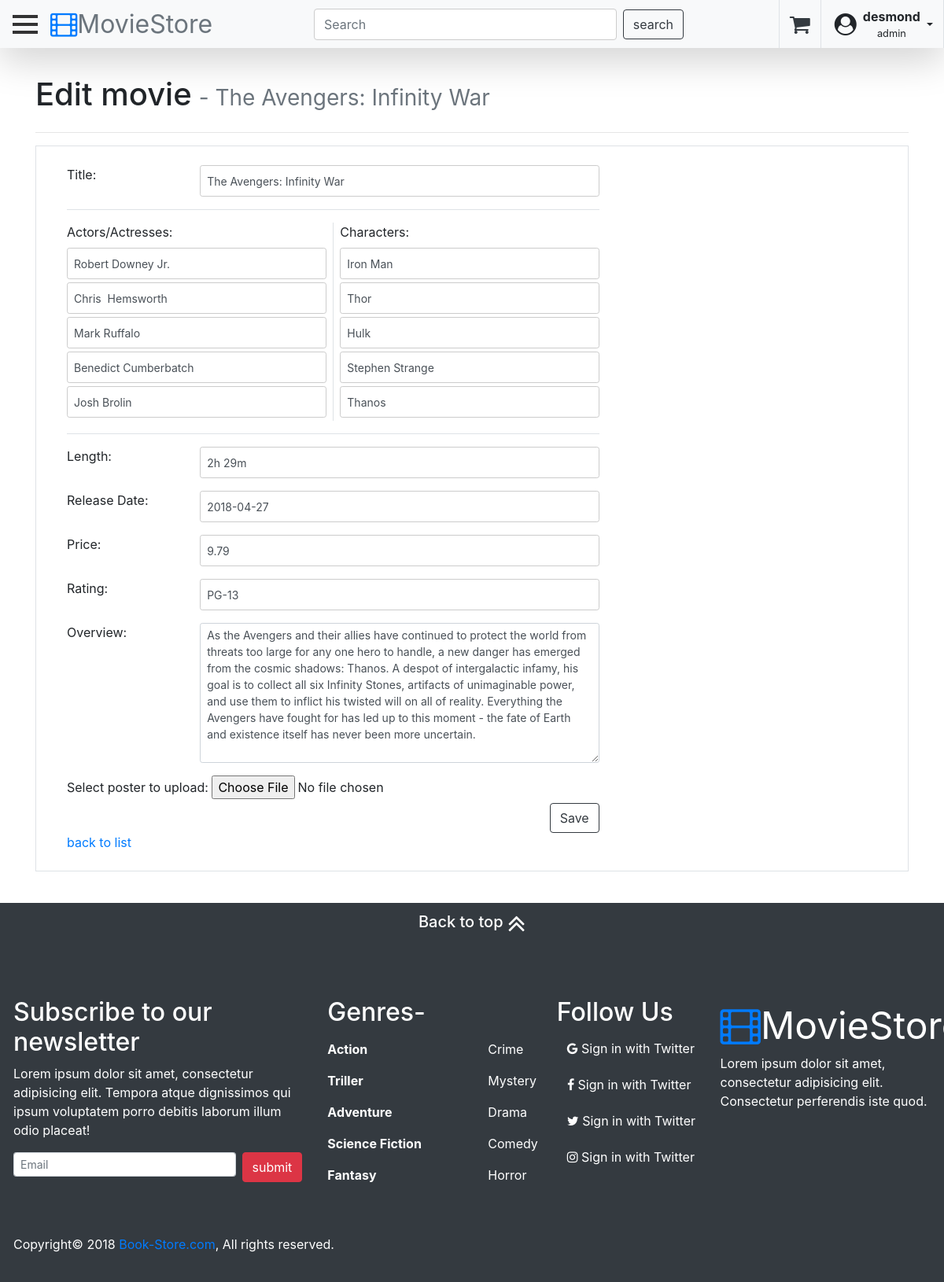
Screenshot of /admin/movies/index.php?action=edit_movie&filmid=0 (signed in) with the database file from the repository.
### tables this page shows
CREATE TABLE `film` (
  `Film_id` int(11) NOT NULL,
  `Title` varchar(45) NOT NULL,
  `Run_time` varchar(45) DEFAULT NULL,
  `Release_Date` date DEFAULT NULL,
  `Rating` varchar(10) DEFAULT NULL,
  `Price` decimal(6,2) NOT NULL,
  `Trailer` varchar(1000) NOT NULL,
  `Overview` varchar(2000) NOT NULL,
  `Image_Name` varchar(100) NOT NULL
);

CREATE TABLE `actor` (
  `Actor_id` int(11) NOT NULL,
  `FirstName` varchar(50) NOT NULL,
  `LastName` varchar(50) NOT NULL,
  `img` varchar(100) DEFAULT NULL
);

CREATE TABLE `charactr_film` (
  `charactr_film` int(11) NOT NULL,
  `Character_id` int(11) DEFAULT NULL,
  `Film_id` int(11) NOT NULL,
  `Actor_id` int(11) NOT NULL
);

CREATE TABLE `charactr` (
  `Character_id` int(11) NOT NULL,
  `Name` varchar(100) DEFAULT NULL
);

### model/moviedb.php (called while the page is built, shortened)
<?php
    function get_a_movie_by_id($id){
      global $db;
      $query = 'SELECT *
                FROM film
                WHERE Film_id = :id';
      $statement = $db->prepare($query);
      $statement->bindValue(":id", $id);
      $statement->execute();
      $movie = $statement->fetch();
      return $movie;
    }
    function get_actors_names_by_film_id($id){
      global $db;
      $query = 'SELECT FirstName, LastName
                FROM actor
                INNER JOIN actor_film ON actor_film.Actor_id = actor.Actor_id
                INNER JOIN film ON film.Film_id = actor_film.Film_id
                WHERE film.Film_id = :id';
      $statement = $db->prepare($query);
      $statement->bindValue(":id", $id);
      $statement->execute();
      $actors = $statement->fetchAll();
      return $actors;
    }
    function get_characters_by_film_id($id){
      global $db;
      $query = 'SELECT *
                FROM charactr
                INNER JOIN charactr_film ON charactr_film.Character_id = charactr.Character_id
                INNER JOIN film ON film.Film_id = charactr_film.Film_id
                WHERE film.Film_id = :id';
      $statement = $db->prepare($query);
      $statement->bindValue(":id", $id);
      $statement->execute();
      $genre = $statement->fetchAll();
      return $genre;
    }
?>

### admin/movies/edit.php (the view, shortened to what this page needs)
<?php include "../../view/header.php"; ?>
  <section style="margin-top: 5em">
    <div class="container">
      <div class="d-flex">
        <h1>Edit movie</h1>&nbsp;&nbsp;<span class="my-auto text-secondary" style="font-size:28px"> - <?php echo $movie["Title"] ?></span>
      </div>
      <hr>
      <div class="border px-4 py-4">
        <form class="col-md-8" action="?action=edit_movie" method="post" enctype="multipart/form-data">
          <div class="d-flex form-groupp border-bottom pb-3">
            <label class="col-sm-4 col-md-3 pl-0">Title:&nbsp;</label>
            <input class="form-control form-control-sm" type="text" name="title" value="<?php echo $movie["Title"] ?>">
          </div>
          <div class="d-flex justify-content-between pl-0 pt-3 border-bottom ">
            <div class="form-grou w-50 pr-2">
              <label class="pl-0">Actors/Actresses:&nbsp;</label>
              <?php foreach($actors as $actor) : ?>
                <input class="form-control form-control-sm mb-1" type="text" value="<?php echo $actor["FirstName"]." ".$actor["LastName"] ?>" name="actors[]">
              <?php endforeach ?>
            </div>
            <div class="form-group w-50 pl-2 border-left">
              <label class=" pl-0">Characters:&nbsp;</label>
              <?php foreach($characters as $character) : ?>
                <input class="form-control form-control-sm mb-1" type="text" value="<?php echo $character["Name"] ?>" name="characters[]">
              <?php endforeach ?>
            </div>
          </div>
          <div class="d-flex form-group pt-3">
            <label class="col-sm-4 col-md-3 pl-0">Length:&nbsp;</label>
            <input class="form-control form-control-sm" type="text" name="runtime" value="<?php echo $movie["Run_time"] ?>">
          </div>
          <div class="d-flex form-group">
            <label class="col-sm-4 col-md-3 pl-0">Release Date:&nbsp;</label>
            <input class="form-control form-control-sm" type="text" name="releasedate"  id="datepicker" value="<?php echo $movie["Release_Date"] ?>">
          </div>
          <div class="d-flex form-group">
            <label class="col-sm-4 col-md-3 pl-0">Price:&nbsp;</label>
            <input class="form-control form-control-sm" type="text" name="price" value="<?php echo $movie["Price"] ?>">
          </div>
          <div class="d-flex form-group">
            <label class="col-sm-4 col-md-3 pl-0">Rating:&nbsp;</label>
            <input class="form-control form-control-sm" type="text" name="rating" value="<?php echo $movie["Rating"] ?>">
          </div>
          <div class="d-flex form-group">
            <label class="col-sm-4 col-md-3 pl-0">Overview:&nbsp;</label>
            <textarea class="form-control form-control-sm" cols="40" rows="8" name="overview"><?php echo $movie["Overview"] ?></textarea>
          </div>
          <div class="">
            <label for="">Select poster to upload:</label>
            <input type="file" name="fileToUpload" id="fileToUpload">
          </div>
          <div class="d-flex justify-content-end">
            <input class="btn btn-outline-dark" type="submit" name="btn_add" value="Save">
          </div>
          <a href="/MovieStore/manage/movies/">back to list</a>
        </form>
      </div>
    </div>
  </section>
</div>
<?php include "../../view/footer.php" ?>

### css/main.css (style rules this page uses)
body { font-family: Arial, Helvetica, sans-serif; }
input[type=text], input[type=password] { width: 100%; height: 40px; display: inline-block; border: 1px solid #ccc; box-sizing: border-box; }
.container { padding: 16px; }

### rows the page displays
film: Title "The Avengers: Infinity War", title "The Avengers: Infinity War", runtime "2h 29m", releasedate "2018-04-27", price "9.79", rating "PG-13", overview "As the Avengers and their allies have continued to protect the world from threats too large for any one hero to handle, a new danger has emerged from the cosmic shadows: Thanos. A despot of intergalactic infamy, his goal is to collect all six Infinity Stones, artifacts of unimaginable power, and use them to inflict his twisted will on all of reality. Everything the Avengers have fought for has led up to this moment - the fate of Earth and existence itself has never been more uncertain."
actor: FirstName+LastName "Robert Downey Jr."
actor: FirstName+LastName "Chris Hemsworth"
actor: FirstName+LastName "Mark Ruffalo"
actor: FirstName+LastName "Benedict Cumberbatch"
actor: FirstName+LastName "Josh Brolin"
charactr_film: Character.Name "Iron Man"
charactr_film: Character.Name "Thor"
charactr_film: Character.Name "Hulk"
charactr_film: Character.Name "Stephen Strange"
charactr_film: Character.Name "Thanos"

### other values shown
$user "desmond"
